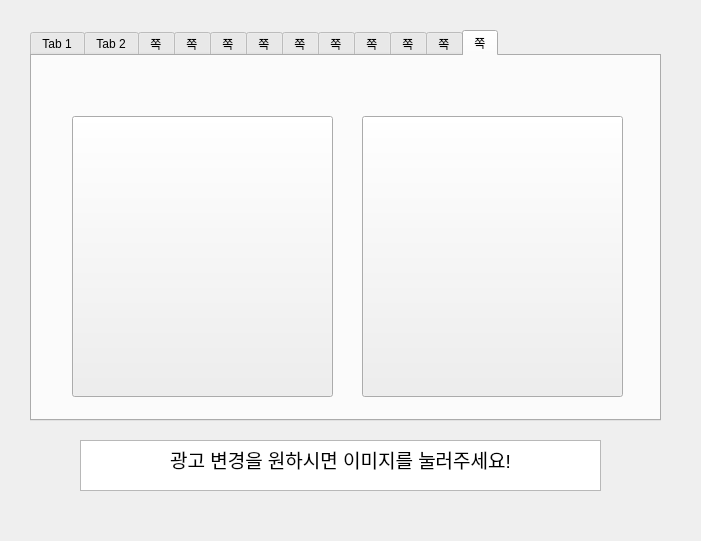
<?xml version="1.0" encoding="UTF-8"?>
<ui version="4.0">
 <class>Dialog</class>
 <widget class="QDialog" name="Dialog">
  <property name="geometry">
   <rect>
    <x>0</x>
    <y>0</y>
    <width>701</width>
    <height>541</height>
   </rect>
  </property>
  <property name="windowTitle">
   <string>Dialog</string>
  </property>
  <widget class="QTabWidget" name="tabWidget">
   <property name="geometry">
    <rect>
     <x>30</x>
     <y>30</y>
     <width>631</width>
     <height>391</height>
    </rect>
   </property>
   <property name="currentIndex">
    <number>11</number>
   </property>
   <widget class="QWidget" name="tab">
    <attribute name="title">
     <string>Tab 1</string>
    </attribute>
    <widget class="QPushButton" name="pushButton">
     <property name="geometry">
      <rect>
       <x>40</x>
       <y>60</y>
       <width>261</width>
       <height>281</height>
      </rect>
     </property>
     <property name="text">
      <string/>
     </property>
    </widget>
    <widget class="QPushButton" name="pushButton_2">
     <property name="geometry">
      <rect>
       <x>330</x>
       <y>60</y>
       <width>261</width>
       <height>281</height>
      </rect>
     </property>
     <property name="text">
      <string/>
     </property>
    </widget>
   </widget>
   <widget class="QWidget" name="tab_2">
    <attribute name="title">
     <string>Tab 2</string>
    </attribute>
    <widget class="QPushButton" name="pushButton_3">
     <property name="geometry">
      <rect>
       <x>40</x>
       <y>60</y>
       <width>261</width>
       <height>281</height>
      </rect>
     </property>
     <property name="text">
      <string/>
     </property>
    </widget>
    <widget class="QPushButton" name="pushButton_4">
     <property name="geometry">
      <rect>
       <x>330</x>
       <y>60</y>
       <width>261</width>
       <height>281</height>
      </rect>
     </property>
     <property name="text">
      <string/>
     </property>
    </widget>
   </widget>
   <widget class="QWidget" name="tab_3">
    <attribute name="title">
     <string>쪽</string>
    </attribute>
    <widget class="QPushButton" name="pushButton_5">
     <property name="geometry">
      <rect>
       <x>40</x>
       <y>60</y>
       <width>261</width>
       <height>281</height>
      </rect>
     </property>
     <property name="text">
      <string/>
     </property>
    </widget>
    <widget class="QPushButton" name="pushButton_6">
     <property name="geometry">
      <rect>
       <x>330</x>
       <y>60</y>
       <width>261</width>
       <height>281</height>
      </rect>
     </property>
     <property name="text">
      <string/>
     </property>
    </widget>
   </widget>
   <widget class="QWidget" name="tab_4">
    <attribute name="title">
     <string>쪽</string>
    </attribute>
    <widget class="QPushButton" name="pushButton_7">
     <property name="geometry">
      <rect>
       <x>40</x>
       <y>60</y>
       <width>261</width>
       <height>281</height>
      </rect>
     </property>
     <property name="text">
      <string/>
     </property>
    </widget>
    <widget class="QPushButton" name="pushButton_8">
     <property name="geometry">
      <rect>
       <x>330</x>
       <y>60</y>
       <width>261</width>
       <height>281</height>
      </rect>
     </property>
     <property name="text">
      <string/>
     </property>
    </widget>
   </widget>
   <widget class="QWidget" name="tab_5">
    <attribute name="title">
     <string>쪽</string>
    </attribute>
    <widget class="QPushButton" name="pushButton_9">
     <property name="geometry">
      <rect>
       <x>40</x>
       <y>60</y>
       <width>261</width>
       <height>281</height>
      </rect>
     </property>
     <property name="text">
      <string/>
     </property>
    </widget>
    <widget class="QPushButton" name="pushButton_10">
     <property name="geometry">
      <rect>
       <x>330</x>
       <y>60</y>
       <width>261</width>
       <height>281</height>
      </rect>
     </property>
     <property name="text">
      <string/>
     </property>
    </widget>
   </widget>
   <widget class="QWidget" name="tab_6">
    <attribute name="title">
     <string>쪽</string>
    </attribute>
    <widget class="QPushButton" name="pushButton_11">
     <property name="geometry">
      <rect>
       <x>40</x>
       <y>60</y>
       <width>261</width>
       <height>281</height>
      </rect>
     </property>
     <property name="text">
      <string/>
     </property>
    </widget>
    <widget class="QPushButton" name="pushButton_12">
     <property name="geometry">
      <rect>
       <x>330</x>
       <y>60</y>
       <width>261</width>
       <height>281</height>
      </rect>
     </property>
     <property name="text">
      <string/>
     </property>
    </widget>
   </widget>
   <widget class="QWidget" name="tab_7">
    <attribute name="title">
     <string>쪽</string>
    </attribute>
    <widget class="QPushButton" name="pushButton_13">
     <property name="geometry">
      <rect>
       <x>40</x>
       <y>60</y>
       <width>261</width>
       <height>281</height>
      </rect>
     </property>
     <property name="text">
      <string/>
     </property>
    </widget>
    <widget class="QPushButton" name="pushButton_14">
     <property name="geometry">
      <rect>
       <x>330</x>
       <y>60</y>
       <width>261</width>
       <height>281</height>
      </rect>
     </property>
     <property name="text">
      <string/>
     </property>
    </widget>
   </widget>
   <widget class="QWidget" name="tab_8">
    <attribute name="title">
     <string>쪽</string>
    </attribute>
    <widget class="QPushButton" name="pushButton_15">
     <property name="geometry">
      <rect>
       <x>40</x>
       <y>60</y>
       <width>261</width>
       <height>281</height>
      </rect>
     </property>
     <property name="text">
      <string/>
     </property>
    </widget>
    <widget class="QPushButton" name="pushButton_16">
     <property name="geometry">
      <rect>
       <x>330</x>
       <y>60</y>
       <width>261</width>
       <height>281</height>
      </rect>
     </property>
     <property name="text">
      <string/>
     </property>
    </widget>
   </widget>
   <widget class="QWidget" name="tab_9">
    <attribute name="title">
     <string>쪽</string>
    </attribute>
    <widget class="QPushButton" name="pushButton_17">
     <property name="geometry">
      <rect>
       <x>40</x>
       <y>60</y>
       <width>261</width>
       <height>281</height>
      </rect>
     </property>
     <property name="text">
      <string/>
     </property>
    </widget>
    <widget class="QPushButton" name="pushButton_18">
     <property name="geometry">
      <rect>
       <x>330</x>
       <y>60</y>
       <width>261</width>
       <height>281</height>
      </rect>
     </property>
     <property name="text">
      <string/>
     </property>
    </widget>
   </widget>
   <widget class="QWidget" name="tab_10">
    <attribute name="title">
     <string>쪽</string>
    </attribute>
    <widget class="QPushButton" name="pushButton_19">
     <property name="geometry">
      <rect>
       <x>40</x>
       <y>60</y>
       <width>261</width>
       <height>281</height>
      </rect>
     </property>
     <property name="text">
      <string/>
     </property>
    </widget>
    <widget class="QPushButton" name="pushButton_20">
     <property name="geometry">
      <rect>
       <x>330</x>
       <y>60</y>
       <width>261</width>
       <height>281</height>
      </rect>
     </property>
     <property name="text">
      <string/>
     </property>
    </widget>
   </widget>
   <widget class="QWidget" name="tab_11">
    <attribute name="title">
     <string>쪽</string>
    </attribute>
    <widget class="QPushButton" name="pushButton_21">
     <property name="geometry">
      <rect>
       <x>40</x>
       <y>60</y>
       <width>261</width>
       <height>281</height>
      </rect>
     </property>
     <property name="text">
      <string/>
     </property>
    </widget>
    <widget class="QPushButton" name="pushButton_22">
     <property name="geometry">
      <rect>
       <x>330</x>
       <y>60</y>
       <width>261</width>
       <height>281</height>
      </rect>
     </property>
     <property name="text">
      <string/>
     </property>
    </widget>
   </widget>
   <widget class="QWidget" name="tab_12">
    <attribute name="title">
     <string>쪽</string>
    </attribute>
    <widget class="QPushButton" name="pushButton_23">
     <property name="geometry">
      <rect>
       <x>40</x>
       <y>60</y>
       <width>261</width>
       <height>281</height>
      </rect>
     </property>
     <property name="text">
      <string/>
     </property>
    </widget>
    <widget class="QPushButton" name="pushButton_24">
     <property name="geometry">
      <rect>
       <x>330</x>
       <y>60</y>
       <width>261</width>
       <height>281</height>
      </rect>
     </property>
     <property name="text">
      <string/>
     </property>
    </widget>
   </widget>
  </widget>
  <widget class="QTextEdit" name="textEdit">
   <property name="geometry">
    <rect>
     <x>80</x>
     <y>440</y>
     <width>521</width>
     <height>51</height>
    </rect>
   </property>
   <property name="html">
    <string>&lt;!DOCTYPE HTML PUBLIC &quot;-//W3C//DTD HTML 4.0//EN&quot; &quot;http://www.w3.org/TR/REC-html40/strict.dtd&quot;&gt;
&lt;html&gt;&lt;head&gt;&lt;meta name=&quot;qrichtext&quot; content=&quot;1&quot; /&gt;&lt;style type=&quot;text/css&quot;&gt;
p, li { white-space: pre-wrap; }
&lt;/style&gt;&lt;/head&gt;&lt;body style=&quot; font-family:'Gulim'; font-size:9pt; font-weight:400; font-style:normal;&quot;&gt;
&lt;p align=&quot;center&quot; style=&quot; margin-top:0px; margin-bottom:0px; margin-left:0px; margin-right:0px; -qt-block-indent:0; text-indent:0px;&quot;&gt;&lt;span style=&quot; font-size:14pt;&quot;&gt;광고 변경을 원하시면 이미지를 눌러주세요!&lt;/span&gt;&lt;/p&gt;&lt;/body&gt;&lt;/html&gt;</string>
   </property>
  </widget>
 </widget>
 <resources/>
 <connections/>
</ui>
